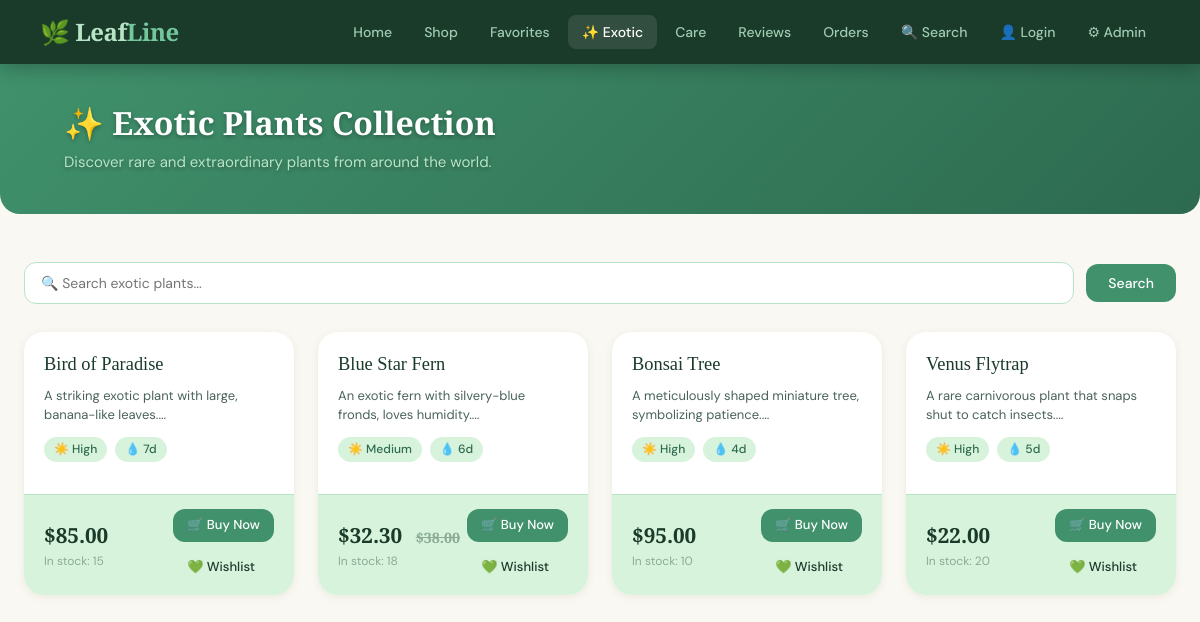
/exotic.php, run on the app's committed database.
### tables this page shows
CREATE TABLE IF NOT EXISTS plants (
    id INT AUTO_INCREMENT PRIMARY KEY,
    name VARCHAR(150) NOT NULL,
    description TEXT,
    price DECIMAL(10,2) NOT NULL DEFAULT 0,
    image_url VARCHAR(500),
    type VARCHAR(20) NOT NULL DEFAULT 'regular',
    sunlight VARCHAR(50) NOT NULL DEFAULT 'Medium',
    watering_days INT NOT NULL DEFAULT 7,
    stock INT NOT NULL DEFAULT 0,
    discount_percent TINYINT NOT NULL DEFAULT 0,
    created_at DATETIME NOT NULL DEFAULT CURRENT_TIMESTAMP
);

### db.php (called while the page is built, shortened)
<?php
function isAdmin() {
    return isset($_SESSION['admin_verified']) && $_SESSION['admin_verified'] === true;
}
function e($str) {
    return htmlspecialchars($str, ENT_QUOTES, 'UTF-8');
}
function formatPrice($price) {
    return '$' . number_format($price, 2);
}
function discountedPrice($price, $discountPercent) {
    $discountPercent = max(0, min(100, (int)$discountPercent));
    return $discountPercent > 0 ? $price * (1 - $discountPercent / 100) : $price;
}
?>

### exotic.php (the view, shortened to what this page needs)
<?php
require_once 'db.php';
$search = trim($_GET['search'] ?? '');
$sql = "SELECT * FROM plants WHERE stock > 0 AND type = 'exotic'";
$sql .= " ORDER BY name ASC";
$stmt = $conn->prepare($sql);
$stmt->execute();
$result = $stmt->get_result();
$plants = $result->fetch_all(MYSQLI_ASSOC);
$wishlistPlants = [];
?>
<!DOCTYPE html>
<html lang="en">
<head>
    <link rel="stylesheet" href="style.css">
</head>
<body>
<nav class="navbar">
    <a href="/plantshop/" class="navbar-brand">🌿 Leaf<span>Line</span></a>
    <ul class="navbar-nav">
        <li><a href="/plantshop/">Home</a></li>
        <li><a href="shop">Shop</a></li>
        <li><a href="wishlist">Favorites</a></li>
        <li><a href="exotic" class="active">✨ Exotic</a></li>
        <li><a href="care">Care</a></li>
        <li><a href="reviews">Reviews</a></li>
        <li><a href="orders">Orders</a></li>
        <li><a href="search.php">🔍 Search</a></li>
        <?php if (isset($_SESSION['customer_id'])): ?>
        <li><a href="account.php">🙍 My Account</a></li>
        <li><a href="loyalty.php">🏆 Rewards</a></li>
        <li><a href="logout.php">🚪 Logout</a></li>
        <?php else: ?>
        <li><a href="login.php">👤 Login</a></li>
        <?php endif; ?>
        <?php if (isAdmin()): ?>
        <li><a href="dashboard">📊 Dashboard</a></li>
        <li><a href="admin_reviews">📝 Reviews</a></li>
        <li><a href="admin_wishlist">💚 Wishlists</a></li>
        <li><a href="discount_codes">🎫 Discounts</a></li>
        <li><a href="add_plant">🌱 Manage Plants</a></li>
        <li><a href="admin_change_password.php">🔐 Change Password</a></li>
        <li><a href="add_plant?logout=1" style="color:#e07a5f;">🚪 Admin Logout</a></li>
        <?php else: ?>
        <li><a href="admin_login.php">⚙ Admin</a></li>
        <?php endif; ?>
    </ul>
</nav>
<div class="page-header exotic-header" style="margin-bottom:0; background: linear-gradient(135deg, #40916c 0%, #2d6a4f 100%); color: white;">
    <div class="container">
        <h1>✨ Exotic Plants Collection</h1>
        <p>Discover rare and extraordinary plants from around the world.</p>
    </div>
</div>
<div class="page-wrapper">
    <form method="GET" action="exotic" class="search-bar">
        <input type="text" name="search" placeholder="🔍 Search exotic plants..."
               class="search-input" value="<?= e($search) ?>">
        <button type="submit" class="btn btn-primary">Search</button>
    </form>
    <div id="shop-tab" class="tab-pane active">
        <div style="max-width:1200px; margin:0 auto;">
            <?php if (count($plants) === 0): ?>
            <div class="empty-state">
                <div class="empty-icon">🌺</div>
                <p>No exotic plants found. Try a different search or check back soon!</p>
            </div>
            <?php else: ?>
            <div class="plant-grid">
                <?php foreach ($plants as $plant):
                    $hasDiscount = !empty($plant['discount_percent']);
                    $currentPrice = $hasDiscount ? discountedPrice($plant['price'], $plant['discount_percent']) : $plant['price'];
                    $inWishlist = in_array($plant['id'], $wishlistPlants, true);
                ?>
                <div class="plant-card">
                    <div class="plant-card-body">
                        <div class="plant-card-name"><?= e($plant['name']) ?></div>
                        <div class="plant-card-desc"><?= e(substr($plant['description'],0,90)) ?>...</div>
                        <div class="plant-care-info">
                            <span class="care-tag">☀️ <?= e($plant['sunlight']) ?></span>
                            <span class="care-tag">💧 <?= e($plant['watering_days']) ?>d</span>
                        </div>
                    </div>
                    <div class="plant-card-footer">
                        <div>
                            <div class="plant-price"><?= formatPrice($currentPrice) ?>
                                <?php if ($hasDiscount): ?><span class="price-faded"><?= formatPrice($plant['price']) ?></span><?php endif; ?>
                            </div>
                            <div class="stock-label <?= $plant['stock'] <= 5 ? 'stock-low' : '' ?>">
                                <?= $plant['stock'] <= 5 ? "⚠️ Only {$plant['stock']} left" : "In stock: {$plant['stock']}" ?>
                            </div>
                        </div>
                        <div style="display:flex; flex-direction:column; gap:10px; align-items:flex-end;">
                            <a href="shop?add=<?= $plant['id'] ?>&qty=1" class="btn btn-primary btn-sm" style="width:100%;">
                                🛒 Buy Now
                            </a>
                            <form method="POST" style="width:100%;">
                                <button type="submit" name="wishlist_action" value="<?= $plant['id'] ?>" class="btn btn-secondary btn-sm" style="width:100%;">
                                    <?= $inWishlist ? '💖 Saved' : '💚 Wishlist' ?>
                                </button>
                            </form>
                        </div>
                    </div>
                </div>
                <?php endforeach; ?>
            </div>
            <?php endif; ?>
        </div>
    </div>
</div>
</body>
</html>

### exotic.php (style rules this page uses)
.exotic-header { text-shadow: 0 2px 4px rgba(0,0,0,0.3); }

### data on the page
plants: name "Bird of Paradise", description "A striking exotic plant with large, banana-like leaves.", sunlight "High", watering_days "7", formatPrice($currentPrice) "$85.00", stock "15", shows "💚 Wishlist"
plants: name "Blue Star Fern", description "An exotic fern with silvery-blue fronds, loves humidity.", sunlight "Medium", watering_days "6", formatPrice($currentPrice) "$32.30", price "$38.00", stock "18", $plant['id'] 9 (drawn), shows "💚 Wishlist"
plants: name "Bonsai Tree", description "A meticulously shaped miniature tree, symbolizing patience.", sunlight "High", watering_days "4", formatPrice($currentPrice) "$95.00", stock "10", shows "💚 Wishlist"
plants: name "Venus Flytrap", description "A rare carnivorous plant that snaps shut to catch insects.", sunlight "High", watering_days "5", formatPrice($currentPrice) "$22.00", stock "20", $plant['id'] 8 (drawn), shows "💚 Wishlist"
